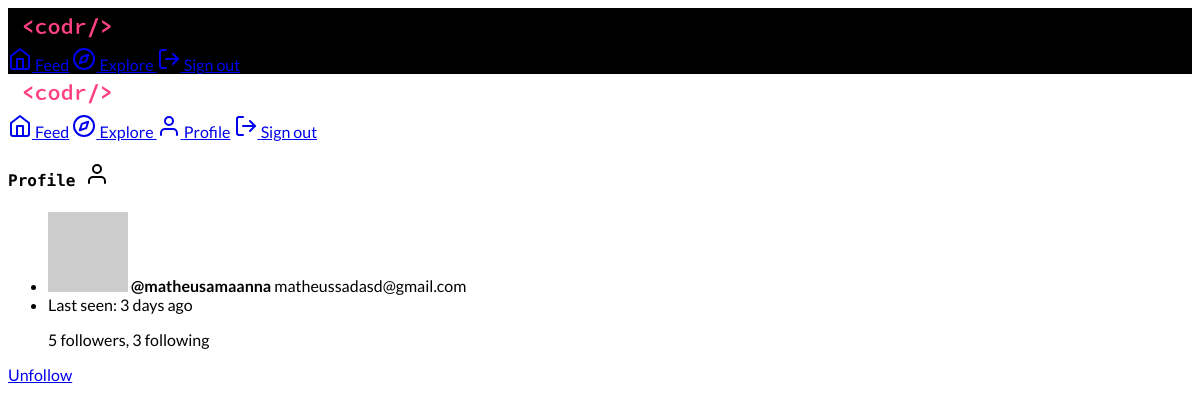
Page /user/matheusamaanna (signed in) on the committed database.
### app/models.py (models this page shows, shortened)
class User(UserMixin, db.Model):
    id = db.Column(db.Integer, primary_key=True)
    username = db.Column(db.String(64), index=True, unique=True)
    email = db.Column(db.String(120), index=True, unique=True)
    password_hash = db.Column(db.String(128))
    bio = db.Column(db.String(148), default="")
    active = db.Column(db.Boolean, default=False)
    last_seen = db.Column(db.DateTime, default=datetime.utcnow)
    posts = db.relationship("Post", backref="author", lazy="dynamic")
    followed = db.relationship(
        "User",
        secondary=followers,
        primaryjoin=(followers.c.follower_id == id),
        secondaryjoin=(followers.c.followed_id == id),
        backref=db.backref("followers", lazy="dynamic"),
        lazy="dynamic",
    )
    def avatar(self, size):
        digest = md5(self.email.lower().encode("utf8")).hexdigest()
        return "https://www.gravatar.com/avatar/{}?d=identicon&s={}".format(
            digest, size
        )
    def is_following(self, user):
        return self.followed.filter(followers.c.followed_id == user.id).count() > 0

### app/main/routes.py (the view)
@blueprint.route("/user/<username>")
@login_required
def user(username):
    user = User.query.filter_by(username=username).first_or_404()
    return render_template("profile.html", user=user)

### app/main/routes.py (called while the page is built)
@blueprint.before_request
def before_request():
    if current_user.is_authenticated:
        current_user.last_seen = datetime.utcnow()
        db.session.commit()
        g.locale = str(get_locale())

### app/models.py (called while the page is built)
@login.user_loader
def load_user(id):
    return User.query.get(int(id))

### app/templates/profile.html (shortened to what this page needs)
{% extends "base.html" %}
{% block content %}
<div class="mdl-grid">
    <div class="mdl-cell mdl-cell--4-col mdl-cell--4-offset mdl-cell--12-col-tablet mdl-cell--12-col-phone">
        <h4>Profile <i data-feather="user"></i></h4>
        <div class="mdl-card mdl-shadow--2dp">
            <div class="mdl-card__supporting-text">
                <ul class="demo-list-three mdl-list">
                    <li class="mdl-list__item mdl-list__item--three-line">
                        <div class="mdl-list__item-primary-content">
                            <img src="{{ user.avatar(42) }}" class="material-icons mdl-list__item-avatar" />
                            <b>@{{ user.username }}</b>
                            <span class="mdl-list__item-text-body">
                                {{ user.email }}
                            </span>
                        </div>
                    </li>
                    <li class="mdl-list__item mdl-list__item--three-line">
                        <div class="mdl-list__item-primary-content">
                            <span class="mdl-list__item-text-body">
                                Last seen: {{ moment(user.last_seen).fromNow() }}
                            </span>
                            <p class="mdl-list__item-text-body">{{ user.followers.count() }} followers,
                                {{ user.followed.count() }} following</p>
                        </div>
                    </li>
                </ul>
            </div>
            {% if user != current_user %}
            <div class="mdl-card__actions mdl-card--border">
                {% if not current_user.is_following(user) %}
                <a class="mdl-button mdl-button--accent mdl-js-button mdl-js-ripple-effect"
                    href="{{ url_for('main.follow', username=user.username) }}">
                    Follow
                </a>
                {% else %}
                <a class="mdl-button mdl-button--colored mdl-js-button mdl-js-ripple-effect"
                    href="{{ url_for('main.unfollow', username=user.username) }}">Unfollow</a>
                {% endif %}
            </div>
            {% endif %}
        </div>
    </div>
</div>
{% endblock %}

### app/static/css/global.css (style rules this page uses)
body { -webkit-animation: fadein 0.22s ease-out; -moz-animation: fadein 0.22s ease-out; -ms-animation: fadein 0.22s ease-out; -o-animation: fadein 0.22s ease-out; animation: fadein 0.22s ease-out; }

### app/templates/partials/head.html (style rules this page uses)
body { font-family: 'Lato', sans-serif; }
h1, h2, h3, h4, .mdl-layout-title { font-family: 'Source Code Pro', monospace; }

### rows in the picture
User: username "matheusamaanna", email "matheussadasd@gmail.com", last_seen "3 days ago"

### other values in the picture
{{ user.followers.count() }} "5"
{{ user.followed.count() }} "3"
